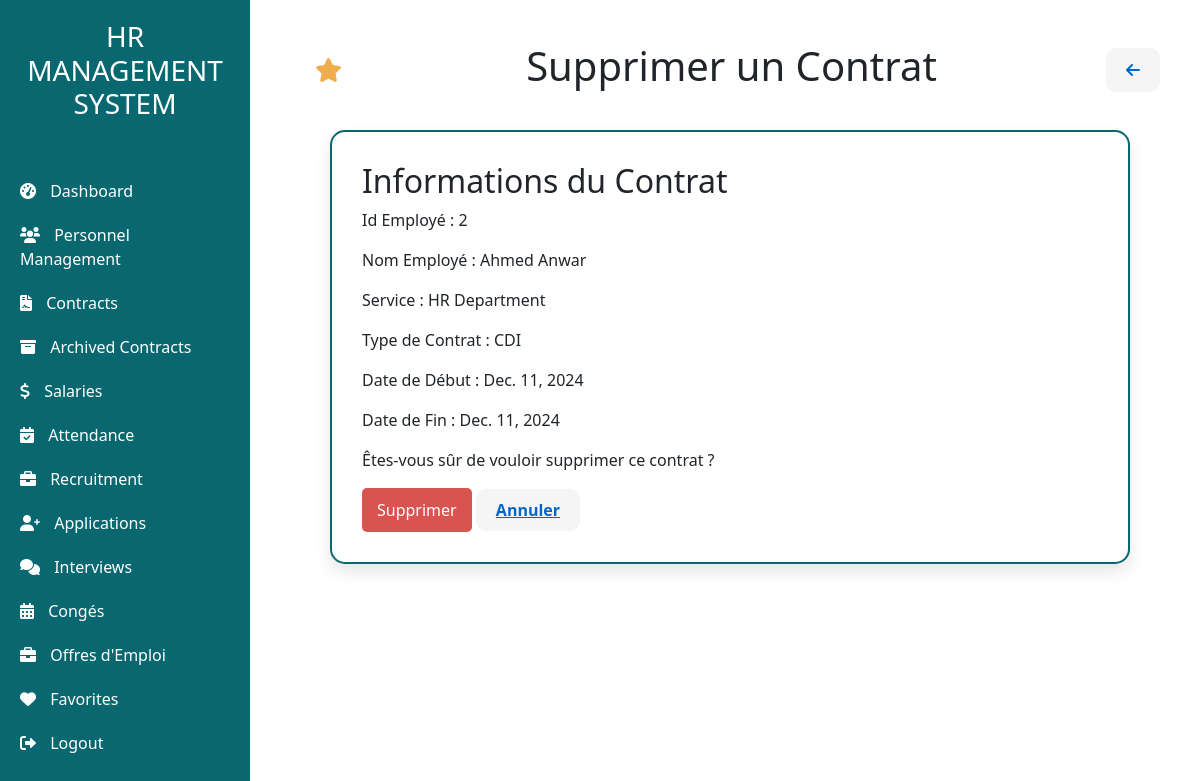
The page /Contrat/supprimer/5 (signed in) on the database its author committed.
### app/models.py (models this page shows, shortened)
class Personnel(models.Model):
    name = models.CharField(max_length=50)
    Email = models.EmailField(max_length=254)
    phone_validator = RegexValidator(
        regex=r'^(05|06|07)\d{8}$',
        message="Phone number must be 10 digits long and start with 05, 06, or 07."
    )
    Phone = models.CharField(max_length=10, validators=[phone_validator])  # Apply the validator to the Phone field
    date_naissance = models.DateField(null=False)
    GENDER_CHOICES = [
        ('M', 'Male'),
        ('F', 'Female'),
    ]
    gender = models.CharField(max_length=1, choices=GENDER_CHOICES, verbose_name="Gender", default='M')
    Position = models.CharField(max_length=40)
    skills = models.CharField(max_length=254)
    training = models.CharField(max_length=254)
    IdService = models.ForeignKey(Service, on_delete=models.CASCADE)
    hireDate = models.DateField()
    Adresse = models.CharField(max_length=254)
    jours_annuels = models.IntegerField(default=30, verbose_name="Jours de Congé Annuel")  # Default to 30 days

class Service(models.Model):
    IdService = models.CharField(max_length=50, primary_key=True)
    nameservice = models.CharField(max_length=50)

### contrats/models.py (models this page shows, shortened)
class Contrat(models.Model):
    TYPES_CONTRAT = [
        ('CDI', 'Contrat à Durée Indéterminée'),
        ('CDD', 'Contrat à Durée Déterminée'),
        ('STAGE', 'Stage'),
        ('AUTRE', 'Autre'),
    ]
    id_employe = models.ForeignKey(Personnel, on_delete=models.CASCADE, related_name='contrats')  # Cascade delete when Personnel is deleted
    type_contrat = models.CharField(max_length=6, choices=TYPES_CONTRAT)
    date_debut = models.DateField()
    date_fin = models.DateField(null=True, blank=True)  # Null pour les contrats indéterminés
    periode_essai_debut = models.DateField(null=True, blank=True)
    periode_essai_fin = models.DateField(null=True, blank=True)
    alerte_renouvellement_envoyee = models.BooleanField(default=False)  # Indicateur pour alertes de renouvellement
    archive = models.BooleanField(default=False)
    fichier_contrat = models.FileField(upload_to='contrats/', null=True, blank=True)

### contrats/views.py (the view)
# urls.py: path('Contrat/supprimer/<int:contrat_id>', contrats_views.supprimer_contrat, name='supprimer_contrat'),
@login_required
def supprimer_contrat(request, contrat_id):
    contrat_info = get_object_or_404(Contrat, id=contrat_id)
    if request.method == 'POST':
        contrat_info.archive = True
        contrat_info.save()
        return redirect('liste_contrats')
    return render(request, 'contrats/supprimer_contrat.html', {'contrat': get_contrat(contrat_id)
                                                               , 'current_url': request.path.lstrip('/')})

### contrats/views.py (called while the page is built)
def get_contrat(contrat_id, archive_status=None):
    try:
        query_params = {'id': contrat_id}
        if archive_status is not None:
            query_params['archive'] = archive_status
        contrat_info = Contrat.objects.get(**query_params)
        personnel = contrat_info.id_employe
        service = personnel.IdService
        return {
            'id': contrat_info.id,
            'matricule': personnel.id,
            'nom': personnel.name,
            'service_id': service.IdService,
            'nom_service': service.nameservice,
            'poste': personnel.Position,
            'date_debut': contrat_info.date_debut,
            'date_fin': contrat_info.date_fin,
            'type_contrat': contrat_info.type_contrat,
            'archive': contrat_info.archive
        }
    except (Contrat.DoesNotExist, AttributeError):
        return {}

### contrats/templates/contrats/supprimer_contrat.html (shortened to what this page needs)
<!DOCTYPE html>
<html lang="en">
<head>
    <link href="https://cdn.jsdelivr.net/npm/bootstrap@5.3.0/dist/css/bootstrap.min.css" rel="stylesheet">
</head>
<body>
    {% extends "base.html" %}
    {% block content %}
    <div class="main-content">
        <div class="d-flex justify-content-between align-items-center mb-4">
            <form method="post" action="{% url 'ajouter_favoris' current_url=current_url %}">
                <button type="submit" class="favorite-btn" title="Add to Favorites">
                    <i class="fas fa-star"></i>
                </button>
            </form>
            <h1>Supprimer un Contrat</h1>
            <a href="javascript:history.back()" class="go-back-btn" title="Go Back">
                <i class="fas fa-arrow-left"></i>
            </a>
        </div>
        <div class="frame-container">
            <div class="info-section">
                <h2>Informations du Contrat</h2>
                <p class="info-item"><span>Id Employé :</span> {{ contrat.matricule }}</p>
                <p class="info-item"><span>Nom Employé :</span> {{ contrat.nom }}</p>
                <p class="info-item"><span>Service :</span> {{ contrat.nom_service }}</p>
                <p class="info-item"><span>Type de Contrat :</span> {{ contrat.type_contrat }}</p>
                <p class="info-item"><span>Date de Début :</span> {{ contrat.date_debut }}</p>
                <p class="info-item"><span>Date de Fin :</span> {{ contrat.date_fin }}</p>
            </div>
            <p class="confirmation">Êtes-vous sûr de vouloir supprimer ce contrat ?</p>
            <form method="post">
                <div class="button-group">
                    <button type="submit" class="btn-custom">Supprimer</button>
                    <a href="{% url 'liste_contrats' %}" class="btn-secondary">Annuler</a>
                </div>
            </form>
        </div>
    </div>
    {% endblock %}

### contrats/templates/contrats/supprimer_contrat.html (style rules this page uses)
body { font-family: 'Roboto', sans-serif; background-color: #e5f5f5; color: #333; }
.main-content { padding: 20px; }
.frame-container { background-color: #fff; padding: 30px; border-radius: 15px; box-shadow: 0 8px 16px rgba(0, 0, 0, 0.1); margin: 30px auto; max-width: 800px; border: 2px solid #08676F; }
.btn-custom { background-color: #d9534f; color: #fff; text-decoration: none; padding: 10px 15px; border-radius: 5px; transition: background-color 0.3s; }
.btn-secondary { background-color: #f5f5f5; color: #0066cc; border: none; padding: 10px 20px; font-size: 1rem; font-weight: bold; border-radius: 10px; cursor: pointer; transition: background-color 0.3s ease; }
form { display: flex; flex-direction: column; gap: 15px; }
form button { padding: 12px 15px; background-color: #08676F; color: white; border: none; border-radius: 5px; transition: background-color 0.3s; }
.go-back-btn { background-color: #f5f5f5; color: #0066cc; border: none; padding: 10px 20px; font-size: 1rem; font-weight: bold; border-radius: 10px; transition: background-color 0.3s ease; }
.favorite-btn { background-color: transparent; border: none; color: #f0ad4e; font-size: 1.5rem; cursor: pointer; transition: color 0.3s ease; }

### rows shown on the page
Personnel: nom "Ahmed Anwar"
Service: nom_service "HR Department"
Contrat: type_contrat "CDI", date_debut "Dec. 11, 2024", date_fin "Dec. 11, 2024"

### other values the page prints
{{ contrat.matricule }} "2"
